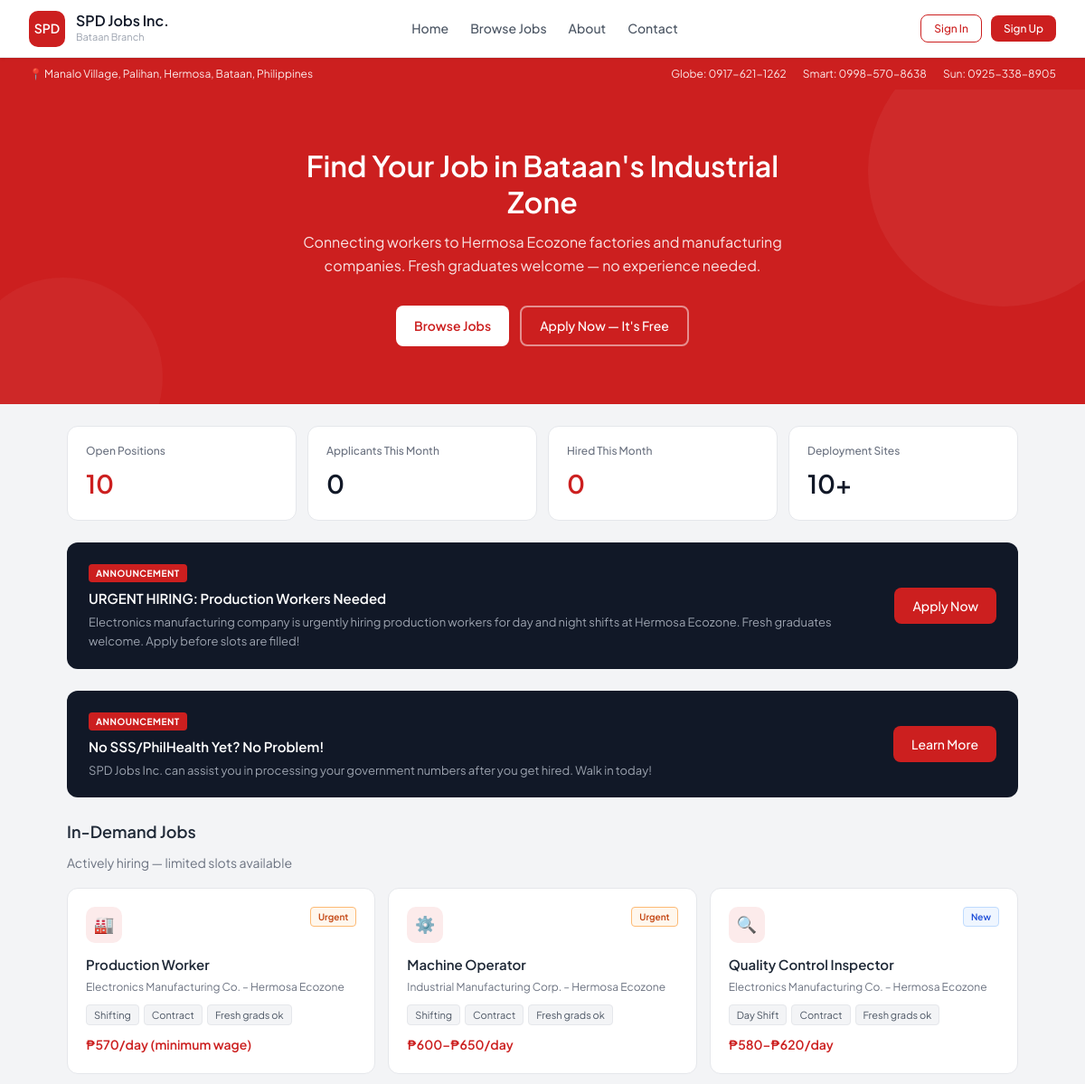
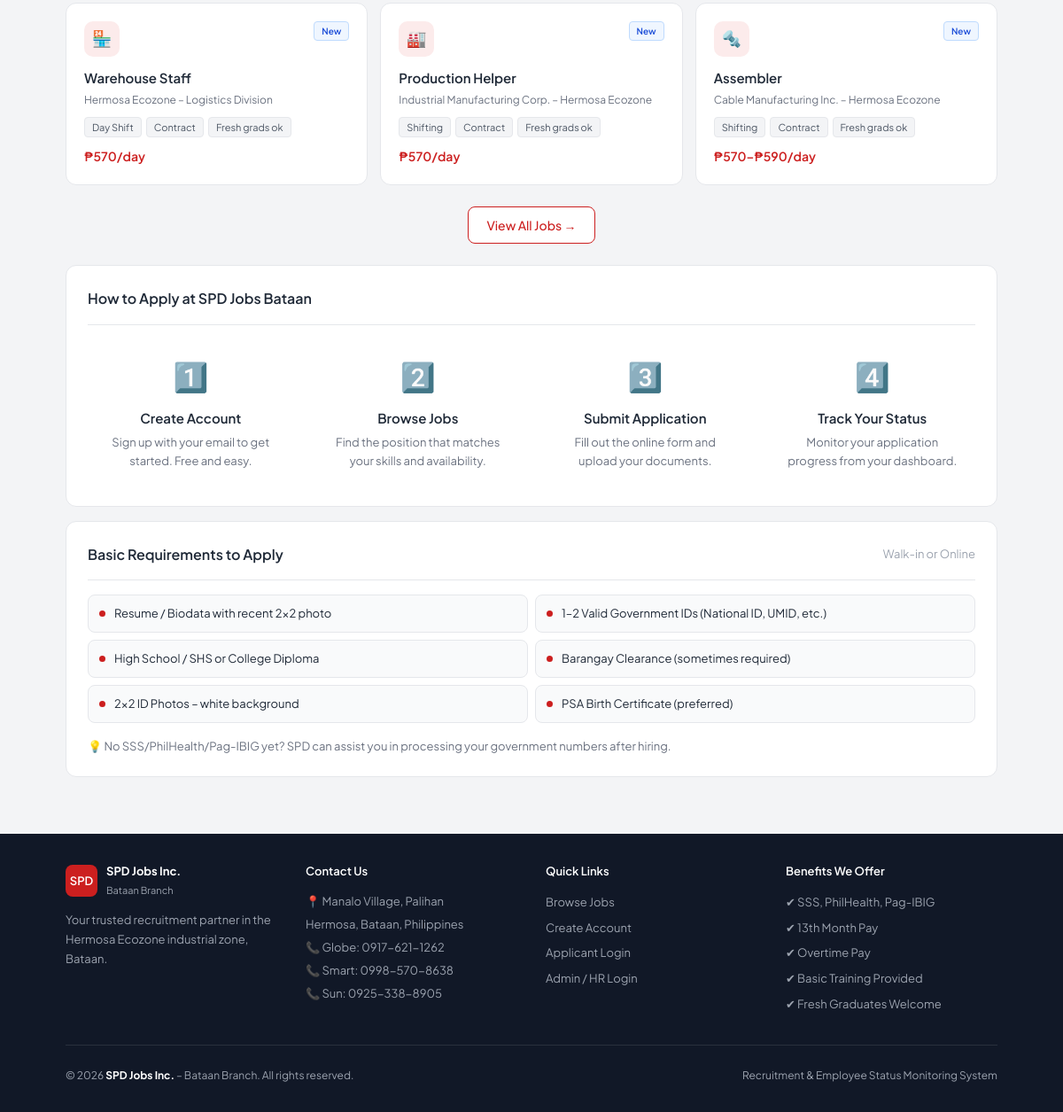
The page / on the database its author committed (2 pictures, top to bottom).
### tables this page shows
CREATE TABLE advertisements (
    id INT AUTO_INCREMENT PRIMARY KEY,
    title VARCHAR(200) NOT NULL,
    body TEXT,
    cta_text VARCHAR(50) DEFAULT 'Apply Now',
    cta_link VARCHAR(255),
    image_path VARCHAR(255),
    is_active TINYINT(1) DEFAULT 1,
    start_date DATE,
    end_date DATE,
    created_at TIMESTAMP DEFAULT CURRENT_TIMESTAMP
);

CREATE TABLE jobs (
    id INT AUTO_INCREMENT PRIMARY KEY,
    category_id INT,
    title VARCHAR(150) NOT NULL,
    company VARCHAR(150),
    location VARCHAR(200) DEFAULT 'Hermosa Ecozone, Bataan',
    shift ENUM('Day Shift','Night Shift','Shifting','Any') DEFAULT 'Shifting',
    employment_type ENUM('Contract','Project-based','Regular') DEFAULT 'Contract',
    salary_min DECIMAL(10,2),
    salary_max DECIMAL(10,2),
    salary_display VARCHAR(100),
    slots INT DEFAULT 1,
    description TEXT,
    responsibilities TEXT,
    requirements TEXT,
    benefits TEXT,
    experience_required TINYINT(1) DEFAULT 0,
    accepts_fresh_grad TINYINT(1) DEFAULT 1,
    is_urgent TINYINT(1) DEFAULT 0,
    is_featured TINYINT(1) DEFAULT 0,
    status ENUM('open','closed','paused') DEFAULT 'open',
    deadline DATE,
    created_by INT,
    created_at TIMESTAMP DEFAULT CURRENT_TIMESTAMP,
    updated_at TIMESTAMP DEFAULT CURRENT_TIMESTAMP ON UPDATE CURRENT_TIMESTAMP,
    FOREIGN KEY (category_id) REFERENCES job_categories(id) ON DELETE SET NULL,
    FOREIGN KEY (created_by) REFERENCES admins(id) ON DELETE SET NULL
);

### includes/config.php (called while the page is built, shortened)
<?php
function isLoggedIn() {
    return isset($_SESSION['user_id']) && !empty($_SESSION['user_id']);
}

### index.php (the view, shortened to what this page needs)
<?php
require_once 'includes/header.php';
$db = getDB();
$jobs = $db->query("SELECT * FROM jobs WHERE status='open' ORDER BY is_urgent DESC, is_featured DESC, created_at DESC LIMIT 6");
$total_jobs   = $db->query("SELECT COUNT(*) c FROM jobs WHERE status='open'")->fetch_assoc()['c'];
$total_apps   = $db->query("SELECT COUNT(*) c FROM applications WHERE MONTH(created_at)=MONTH(NOW())")->fetch_assoc()['c'];
$total_hired  = $db->query("SELECT COUNT(*) c FROM applications WHERE status='approved' AND MONTH(created_at)=MONTH(NOW())")->fetch_assoc()['c'];
$ads = $db->query("SELECT * FROM advertisements WHERE is_active=1 AND (end_date IS NULL OR end_date >= CURDATE()) LIMIT 2");
?>
<section class="hero">
    <div class="hero-content">
        <h1>Find Your Job in Bataan's Industrial Zone</h1>
        <p>Connecting workers to Hermosa Ecozone factories and manufacturing companies. Fresh graduates welcome — no experience needed.</p>
        <div class="hero-buttons">
            <a href="jobs.php" class="btn btn-white">Browse Jobs</a>
            <?php if (!isLoggedIn()): ?>
                <a href="register.php" class="btn btn-ghost">Apply Now — It's Free</a>
            <?php else: ?>
                <a href="dashboard.php" class="btn btn-ghost">My Dashboard</a>
            <?php endif; ?>
        </div>
    </div>
</section>
<div class="container">
    <div class="stats-row">
        <div class="stat-card"><div class="stat-label">Open Positions</div><div class="stat-value red"><?= $total_jobs ?></div></div>
        <div class="stat-card"><div class="stat-label">Applicants This Month</div><div class="stat-value"><?= $total_apps ?></div></div>
        <div class="stat-card"><div class="stat-label">Hired This Month</div><div class="stat-value red"><?= $total_hired ?></div></div>
        <div class="stat-card"><div class="stat-label">Deployment Sites</div><div class="stat-value">10+</div></div>
    </div>
    <?php while ($ad = $ads->fetch_assoc()): ?>
    <div class="ad-banner">
        <div>
            <div class="ad-tag">ANNOUNCEMENT</div>
            <h3><?= htmlspecialchars($ad['title']) ?></h3>
            <p><?= htmlspecialchars($ad['body']) ?></p>
        </div>
        <a href="<?= $ad['cta_link'] ?: 'jobs.php' ?>" class="btn btn-primary" style="white-space:nowrap;"><?= htmlspecialchars($ad['cta_text']) ?></a>
    </div>
    <?php endwhile; ?>
    <div class="section-heading mt-3">In-Demand Jobs</div>
    <p class="section-sub">Actively hiring — limited slots available</p>
    <div class="jobs-grid">
        <?php
        $icons = ['Production Worker'=>'🏭','Production Helper'=>'🏭','Assembler'=>'🔩','Machine Operator'=>'⚙️','Packaging Staff'=>'📦','Quality Control Inspector'=>'🔍','Quality Assurance Staff'=>'📋','Warehouse Staff'=>'🏪','Inventory Clerk'=>'📊','Maintenance Technician'=>'🔧','Engineering Assistant'=>'📐','Stock Controller'=>'🗂️'];
        while ($job = $jobs->fetch_assoc()):
            $icon = $icons[$job['title']] ?? '💼';
        ?>
        <div class="job-card" onclick="location.href='job-detail.php?id=<?= $job['id'] ?>'">
            <div class="job-card-top">
                <div class="job-icon"><?= $icon ?></div>
                <?php if ($job['is_urgent']): ?>
                    <span class="badge badge-urgent">Urgent</span>
                <?php elseif (strtotime($job['created_at']) > strtotime('-7 days')): ?>
                    <span class="badge badge-new">New</span>
                <?php else: ?>
                    <span class="badge badge-open">Open</span>
                <?php endif; ?>
            </div>
            <div class="job-title"><?= htmlspecialchars($job['title']) ?></div>
            <div class="job-company"><?= htmlspecialchars($job['company']) ?></div>
            <div class="job-tags">
                <span class="tag"><?= $job['shift'] ?></span>
                <span class="tag"><?= $job['employment_type'] ?></span>
                <?php if ($job['accepts_fresh_grad']): ?><span class="tag">Fresh grads ok</span><?php endif; ?>
            </div>
            <div class="job-salary"><?= htmlspecialchars($job['salary_display']) ?></div>
        </div>
        <?php endwhile; ?>
    </div>
    <div style="text-align:center;margin:1.5rem 0;">
        <a href="jobs.php" class="btn btn-secondary">View All Jobs →</a>
    </div>
    <div class="card mt-3" id="about">
        <div class="card-header"><h2>How to Apply at SPD Jobs Bataan</h2></div>
        <div style="display:grid;grid-template-columns:repeat(auto-fit,minmax(200px,1fr));gap:1.5rem;">
            <div style="text-align:center;padding:1rem;">
                <div style="font-size:32px;margin-bottom:10px;">1️⃣</div>
                <p style="font-weight:600;margin-bottom:5px;">Create Account</p>
                <p style="font-size:13px;color:var(--gray-500);">Sign up with your email to get started. Free and easy.</p>
            </div>
            <div style="text-align:center;padding:1rem;">
                <div style="font-size:32px;margin-bottom:10px;">2️⃣</div>
                <p style="font-weight:600;margin-bottom:5px;">Browse Jobs</p>
                <p style="font-size:13px;color:var(--gray-500);">Find the position that matches your skills and availability.</p>
            </div>
            <div style="text-align:center;padding:1rem;">
                <div style="font-size:32px;margin-bottom:10px;">3️⃣</div>
                <p style="font-weight:600;margin-bottom:5px;">Submit Application</p>
                <p style="font-size:13px;color:var(--gray-500);">Fill out the online form and upload your documents.</p>
            </div>
            <div style="text-align:center;padding:1rem;">
                <div style="font-size:32px;margin-bottom:10px;">4️⃣</div>
                <p style="font-weight:600;margin-bottom:5px;">Track Your Status</p>
                <p style="font-size:13px;color:var(--gray-500);">Monitor your application progress from your dashboard.</p>
            </div>
        </div>
    </div>
    <div class="card mt-3">
        <div class="card-header"><h2>Basic Requirements to Apply</h2><span style="font-size:13px;color:var(--gray-400);">Walk-in or Online</span></div>
        <div class="req-grid">
            <div class="req-item"><div class="req-dot"></div>Resume / Biodata with recent 2x2 photo</div>
            <div class="req-item"><div class="req-dot"></div>1–2 Valid Government IDs (National ID, UMID, etc.)</div>
            <div class="req-item"><div class="req-dot"></div>High School / SHS or College Diploma</div>
            <div class="req-item"><div class="req-dot"></div>Barangay Clearance (sometimes required)</div>
            <div class="req-item"><div class="req-dot"></div>2x2 ID Photos – white background</div>
            <div class="req-item"><div class="req-dot"></div>PSA Birth Certificate (preferred)</div>
        </div>
        <p class="text-sm text-muted mt-2">💡 No SSS/PhilHealth/Pag-IBIG yet? SPD can assist you in processing your government numbers after hiring.</p>
    </div>
</div>
<?php require_once 'includes/footer.php'; ?>

### includes/header.php (shortened to what this page needs)
<?php
require_once __DIR__ . '/config.php';
?>
<!DOCTYPE html>
<html lang="en">
<head>
    <link rel="stylesheet" href="<?= SITE_URL ?>/assets/css/style.css">
</head>
<body>
<nav class="navbar">
    <a href="<?= SITE_URL ?>/index.php" class="nav-logo" style="text-decoration:none;">
        <div class="nav-logo-box"><span>SPD</span></div>
        <div>
            <div class="nav-brand-name">SPD Jobs Inc.</div>
            <div class="nav-brand-sub">Bataan Branch</div>
        </div>
    </a>
    <div class="nav-links">
        <a href="<?= SITE_URL ?>/index.php">Home</a>
        <a href="<?= SITE_URL ?>/jobs.php">Browse Jobs</a>
        <a href="<?= SITE_URL ?>/index.php#about">About</a>
        <a href="<?= SITE_URL ?>/index.php#contact">Contact</a>
    </div>
    <div class="nav-user">
        <?php if (isLoggedIn()): ?>
            <div class="nav-avatar"><?= strtoupper(substr($_SESSION['user_firstname'] ?? 'U', 0, 1) . substr($_SESSION['user_lastname'] ?? '', 0, 1)) ?></div>
            <a href="<?= SITE_URL ?>/dashboard.php" style="font-size:14px;font-weight:500;color:var(--gray-700);text-decoration:none;"><?= htmlspecialchars($_SESSION['user_firstname'] ?? '') ?></a>
            <a href="<?= SITE_URL ?>/logout.php" class="btn btn-sm" style="color:var(--gray-500);border:1px solid var(--gray-200);border-radius:6px;padding:4px 12px;font-size:12px;">Log Out</a>
        <?php else: ?>
            <a href="<?= SITE_URL ?>/login.php" class="btn btn-sm btn-secondary">Sign In</a>
            <a href="<?= SITE_URL ?>/register.php" class="btn btn-sm btn-primary">Sign Up</a>
        <?php endif; ?>
    </div>
</nav>
<div class="contact-bar">
    <p>📍 <?= COMPANY_ADDRESS ?></p>
    <div class="contacts">
        <span>Globe: <?= COMPANY_GLOBE ?></span>
        <span>Smart: <?= COMPANY_SMART ?></span>
        <span>Sun: <?= COMPANY_SUN ?></span>
    </div>
</div>

### includes/footer.php (shortened to what this page needs)
<footer class="footer" id="contact">
    <div class="container">
        <div style="display:grid;grid-template-columns:repeat(auto-fit,minmax(200px,1fr));gap:2rem;text-align:left;margin-bottom:2rem;">
            <div>
                <div style="display:flex;align-items:center;gap:10px;margin-bottom:12px;">
                    <div style="width:36px;height:36px;background:var(--red);border-radius:8px;display:flex;align-items:center;justify-content:center;"><span style="color:#fff;font-weight:600;font-size:13px;">SPD</span></div>
                    <div><strong>SPD Jobs Inc.</strong><br><span style="font-size:11px;">Bataan Branch</span></div>
                </div>
                <p style="font-size:13px;line-height:1.7;">Your trusted recruitment partner in the Hermosa Ecozone industrial zone, Bataan.</p>
            </div>
            <div>
                <p style="font-weight:600;color:#fff;margin-bottom:10px;">Contact Us</p>
                <p style="font-size:13px;line-height:2;">
                    📍 Manalo Village, Palihan<br>Hermosa, Bataan, Philippines<br>
                    📞 Globe: <?= COMPANY_GLOBE ?><br>
                    📞 Smart: <?= COMPANY_SMART ?><br>
                    📞 Sun: <?= COMPANY_SUN ?>
                </p>
            </div>
            <div>
                <p style="font-weight:600;color:#fff;margin-bottom:10px;">Quick Links</p>
                <p style="font-size:13px;line-height:2.2;">
                    <a href="<?= SITE_URL ?>/jobs.php" style="color:var(--gray-400);">Browse Jobs</a><br>
                    <a href="<?= SITE_URL ?>/register.php" style="color:var(--gray-400);">Create Account</a><br>
                    <a href="<?= SITE_URL ?>/login.php" style="color:var(--gray-400);">Applicant Login</a><br>
                    <a href="<?= SITE_URL ?>/admin/login.php" style="color:var(--gray-400);">Admin / HR Login</a>
                </p>
            </div>
            <div>
                <p style="font-weight:600;color:#fff;margin-bottom:10px;">Benefits We Offer</p>
                <p style="font-size:13px;line-height:2.2;">
                    ✔ SSS, PhilHealth, Pag-IBIG<br>
                    ✔ 13th Month Pay<br>
                    ✔ Overtime Pay<br>
                    ✔ Basic Training Provided<br>
                    ✔ Fresh Graduates Welcome
                </p>
            </div>
        </div>
        <div style="border-top:1px solid rgba(255,255,255,0.1);padding-top:1.5rem;display:flex;justify-content:space-between;align-items:center;flex-wrap:wrap;gap:10px;">
            <p style="font-size:12px;">© <?= date('Y') ?> <strong>SPD Jobs Inc.</strong> – Bataan Branch. All rights reserved.</p>
            <p style="font-size:12px;">Recruitment & Employee Status Monitoring System</p>
        </div>
    </div>
</footer>
</body>
</html>

### rows shown on the page
advertisements: title "URGENT HIRING: Production Workers Needed", body "Electronics manufacturing company is urgently hiring production workers for day and night shifts at Hermosa Ecozone. Fresh graduates welcome. Apply before slots are filled!", cta_text "Apply Now"
advertisements: title "No SSS/PhilHealth Yet? No Problem!", body "SPD Jobs Inc. can assist you in processing your government numbers after you get hired. Walk in today!", cta_text "Learn More"
jobs: title "🏭", is_urgent "Urgent", title "Production Worker", company "Electronics Manufacturing Co. – Hermosa Ecozone", shift "Shifting", employment_type "Contract", accepts_fresh_grad "Fresh grads ok", salary_display "₱570/day (minimum wage)"
jobs: title "⚙️", is_urgent "Urgent", title "Machine Operator", company "Industrial Manufacturing Corp. – Hermosa Ecozone", shift "Shifting", employment_type "Contract", accepts_fresh_grad "Fresh grads ok", salary_display "₱600–₱650/day"
jobs: title "🔍", is_urgent "New", title "Quality Control Inspector", company "Electronics Manufacturing Co. – Hermosa Ecozone", shift "Day Shift", employment_type "Contract", accepts_fresh_grad "Fresh grads ok", salary_display "₱580–₱620/day"
jobs: title "🏪", is_urgent "New", title "Warehouse Staff", company "Hermosa Ecozone – Logistics Division", shift "Day Shift", employment_type "Contract", accepts_fresh_grad "Fresh grads ok", salary_display "₱570/day"
jobs: title "🏭", is_urgent "New", title "Production Helper", company "Industrial Manufacturing Corp. – Hermosa Ecozone", shift "Shifting", employment_type "Contract", accepts_fresh_grad "Fresh grads ok", salary_display "₱570/day"
jobs: title "🔩", is_urgent "New", title "Assembler", company "Cable Manufacturing Inc. – Hermosa Ecozone", shift "Shifting", employment_type "Contract", accepts_fresh_grad "Fresh grads ok", salary_display "₱570–₱590/day"

### other values the page prints
COMPANY_ADDRESS "Manalo Village, Palihan, Hermosa, Bataan, Philippines"
COMPANY_GLOBE "0917-621-1262"
COMPANY_SMART "0998-570-8638"
COMPANY_SUN "0925-338-8905"
$total_jobs "10"
$total_apps "0"
$total_hired "0"
